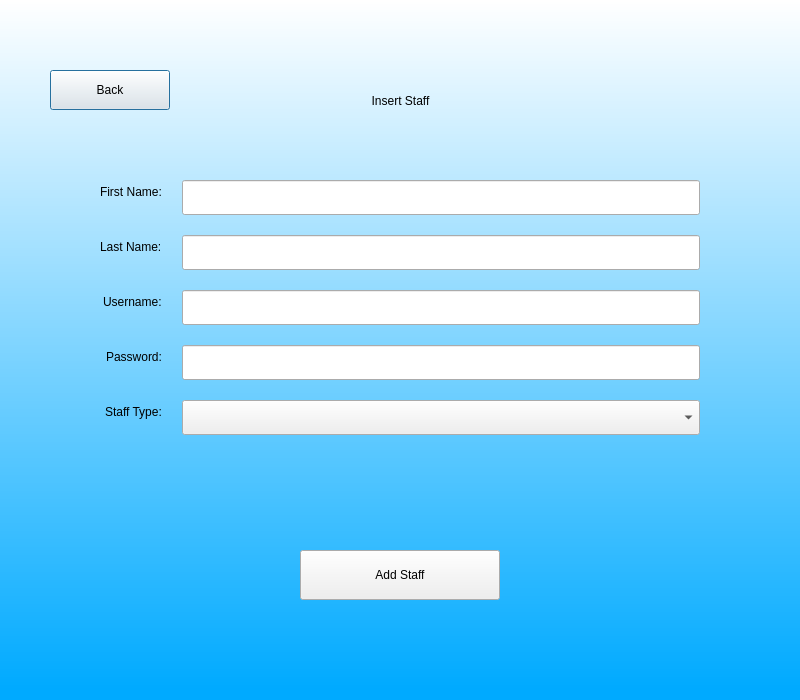
<?xml version="1.0" encoding="UTF-8"?>
<ui version="4.0">
 <class>Dialog</class>
 <widget class="QDialog" name="Dialog">
  <property name="geometry">
   <rect>
    <x>0</x>
    <y>0</y>
    <width>800</width>
    <height>700</height>
   </rect>
  </property>
  <property name="windowTitle">
   <string>Insert Staff</string>
  </property>
  <widget class="QWidget" name="widget" native="true">
   <property name="geometry">
    <rect>
     <x>0</x>
     <y>0</y>
     <width>800</width>
     <height>700</height>
    </rect>
   </property>
   <property name="styleSheet">
    <string notr="true">QWidget#widget{
background-color:qlineargradient(spread:pad, x1:1, y1:0.982409, x2:1, y2:0, stop:0 rgba(0, 170, 255, 255), stop:1 rgba(255, 255, 255, 255))}</string>
   </property>
   <widget class="QLabel" name="label">
    <property name="geometry">
     <rect>
      <x>200</x>
      <y>70</y>
      <width>401</width>
      <height>61</height>
     </rect>
    </property>
    <property name="styleSheet">
     <string notr="true">font: 36pt &quot;MS Shell Dlg 2&quot;;</string>
    </property>
    <property name="text">
     <string>Insert Staff</string>
    </property>
    <property name="alignment">
     <set>Qt::AlignCenter</set>
    </property>
   </widget>
   <widget class="QPushButton" name="backTo">
    <property name="geometry">
     <rect>
      <x>50</x>
      <y>70</y>
      <width>120</width>
      <height>40</height>
     </rect>
    </property>
    <property name="styleSheet">
     <string notr="true">font: 12pt &quot;MS Shell Dlg 2&quot;;</string>
    </property>
    <property name="text">
     <string>Back</string>
    </property>
   </widget>
   <widget class="QWidget" name="formLayoutWidget">
    <property name="geometry">
     <rect>
      <x>100</x>
      <y>180</y>
      <width>600</width>
      <height>350</height>
     </rect>
    </property>
    <layout class="QFormLayout" name="formLayout">
     <property name="labelAlignment">
      <set>Qt::AlignRight|Qt::AlignTrailing|Qt::AlignVCenter</set>
     </property>
     <property name="formAlignment">
      <set>Qt::AlignHCenter|Qt::AlignTop</set>
     </property>
     <property name="horizontalSpacing">
      <number>20</number>
     </property>
     <property name="verticalSpacing">
      <number>20</number>
     </property>
     <item row="0" column="0">
      <widget class="QLabel" name="label_2">
       <property name="styleSheet">
        <string notr="true">font: 14pt &quot;MS Shell Dlg 2&quot;;</string>
       </property>
       <property name="text">
        <string>First Name:</string>
       </property>
      </widget>
     </item>
     <item row="0" column="1">
      <widget class="QLineEdit" name="firstNameField">
       <property name="minimumSize">
        <size>
         <width>0</width>
         <height>35</height>
        </size>
       </property>
      </widget>
     </item>
     <item row="1" column="0">
      <widget class="QLabel" name="label_3">
       <property name="styleSheet">
        <string notr="true">font: 14pt &quot;MS Shell Dlg 2&quot;;</string>
       </property>
       <property name="text">
        <string>Last Name:</string>
       </property>
      </widget>
     </item>
     <item row="1" column="1">
      <widget class="QLineEdit" name="lastNameField">
       <property name="minimumSize">
        <size>
         <width>0</width>
         <height>35</height>
        </size>
       </property>
      </widget>
     </item>
     <item row="2" column="0">
      <widget class="QLabel" name="label_4">
       <property name="styleSheet">
        <string notr="true">font: 14pt &quot;MS Shell Dlg 2&quot;;</string>
       </property>
       <property name="text">
        <string>Username:</string>
       </property>
      </widget>
     </item>
     <item row="2" column="1">
      <widget class="QLineEdit" name="usernameField">
       <property name="minimumSize">
        <size>
         <width>0</width>
         <height>35</height>
        </size>
       </property>
      </widget>
     </item>
     <item row="3" column="0">
      <widget class="QLabel" name="label_5">
       <property name="styleSheet">
        <string notr="true">font: 14pt &quot;MS Shell Dlg 2&quot;;</string>
       </property>
       <property name="text">
        <string>Password:</string>
       </property>
      </widget>
     </item>
     <item row="3" column="1">
      <widget class="QLineEdit" name="passwordField">
       <property name="minimumSize">
        <size>
         <width>0</width>
         <height>35</height>
        </size>
       </property>
       <property name="echoMode">
        <enum>QLineEdit::Password</enum>
       </property>
      </widget>
     </item>
     <item row="4" column="0">
      <widget class="QLabel" name="label_6">
       <property name="styleSheet">
        <string notr="true">font: 14pt &quot;MS Shell Dlg 2&quot;;</string>
       </property>
       <property name="text">
        <string>Staff Type:</string>
       </property>
      </widget>
     </item>
     <item row="4" column="1">
      <widget class="QComboBox" name="staffTypeCombo">
       <property name="minimumSize">
        <size>
         <width>0</width>
         <height>35</height>
        </size>
       </property>
      </widget>
     </item>
    </layout>
   </widget>
   <widget class="QPushButton" name="addStaff">
    <property name="geometry">
     <rect>
      <x>300</x>
      <y>550</y>
      <width>200</width>
      <height>50</height>
     </rect>
    </property>
    <property name="styleSheet">
     <string notr="true">font: 14pt &quot;MS Shell Dlg 2&quot;;</string>
    </property>
    <property name="text">
     <string>Add Staff</string>
    </property>
   </widget>
   <widget class="QLabel" name="errorMsg">
    <property name="geometry">
     <rect>
      <x>100</x>
      <y>610</y>
      <width>600</width>
      <height>40</height>
     </rect>
    </property>
    <property name="styleSheet">
     <string notr="true">font: 12pt &quot;MS Shell Dlg 2&quot;;color:rgb(255,0,0)</string>
    </property>
    <property name="text">
     <string/>
    </property>
    <property name="alignment">
     <set>Qt::AlignCenter</set>
    </property>
    <property name="wordWrap">
     <bool>true</bool>
    </property>
   </widget>
  </widget>
 </widget>
 <resources/>
 <connections/>
</ui>
